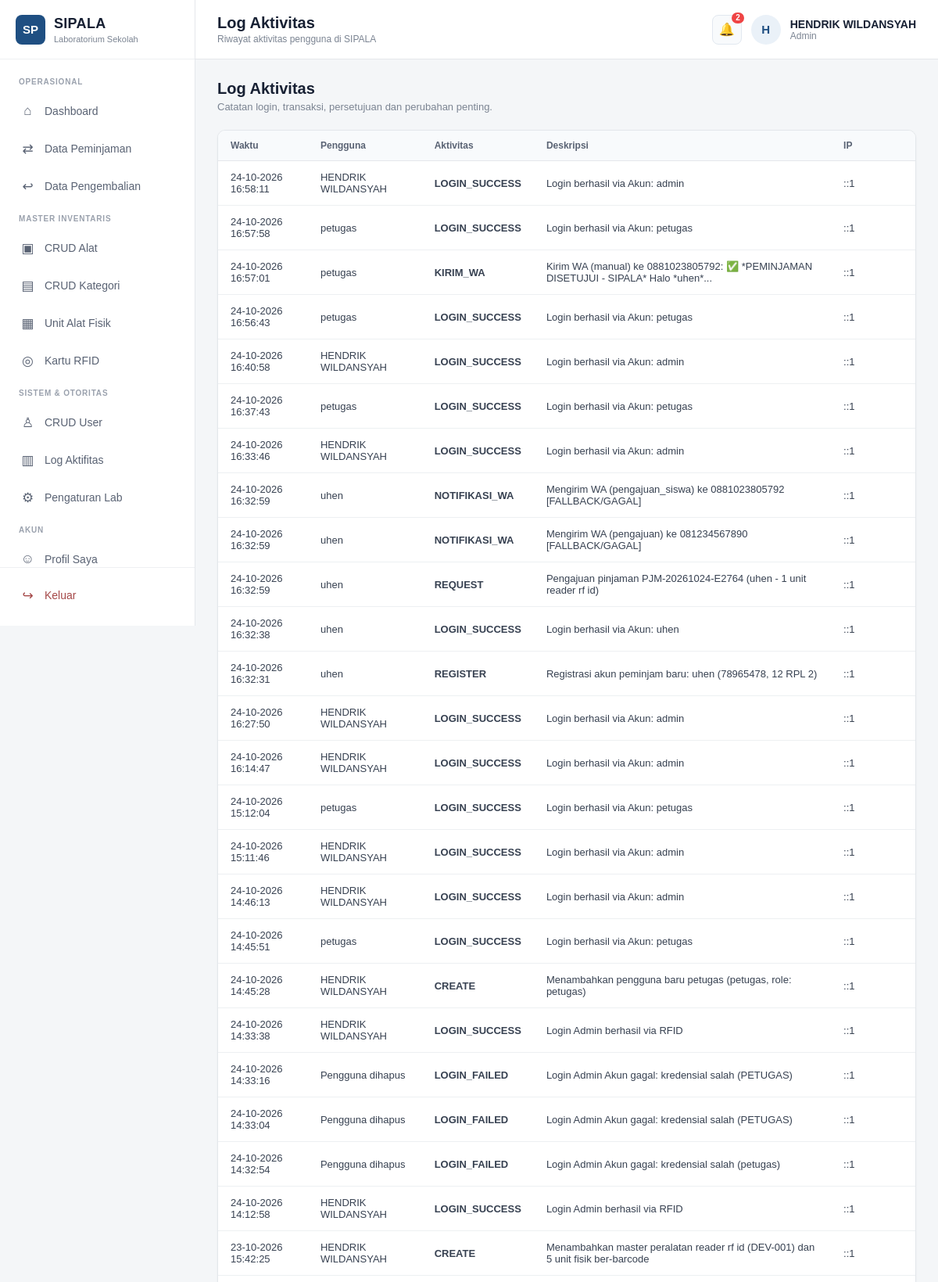
Screenshot of /admin/aktivitas.php (signed in, upper part) with the database file from the repository.
### tables this page shows
CREATE TABLE `log_aktivitas` (
  `id` bigint(20) unsigned NOT NULL AUTO_INCREMENT,
  `user_id` int(10) unsigned DEFAULT NULL,
  `aksi` varchar(50) NOT NULL DEFAULT 'UMUM',
  `modul` varchar(50) NOT NULL DEFAULT 'SYSTEM',
  `reference_id` int(10) unsigned DEFAULT NULL,
  `aktivitas` varchar(100) NOT NULL DEFAULT '',
  `deskripsi` text NOT NULL,
  `ip_address` varchar(45) DEFAULT NULL,
  `created_at` timestamp NOT NULL DEFAULT current_timestamp(),
  PRIMARY KEY (`id`),
  KEY `idx_log_user_created` (`user_id`,`created_at`),
  KEY `idx_log_aktivitas_created` (`aktivitas`,`created_at`),
  CONSTRAINT `fk_log_user` FOREIGN KEY (`user_id`) REFERENCES `users` (`id`) ON DELETE SET NULL ON UPDATE CASCADE
);

CREATE TABLE `users` (
  `id` int(10) unsigned NOT NULL AUTO_INCREMENT,
  `nama` varchar(100) NOT NULL,
  `nis` varchar(32) DEFAULT NULL,
  `username` varchar(50) NOT NULL,
  `password` varchar(255) NOT NULL,
  `role` enum('admin','petugas','peminjam') NOT NULL DEFAULT 'peminjam',
  `kelas` varchar(50) DEFAULT NULL,
  `rfid_uid` varchar(100) DEFAULT NULL,
  `no_hp` varchar(25) DEFAULT NULL,
  `alamat` text DEFAULT NULL,
  `foto` varchar(255) DEFAULT NULL,
  `status` enum('aktif','nonaktif') NOT NULL DEFAULT 'aktif',
  `created_at` timestamp NOT NULL DEFAULT current_timestamp(),
  `updated_at` timestamp NOT NULL DEFAULT current_timestamp() ON UPDATE current_timestamp(),
  PRIMARY KEY (`id`),
  UNIQUE KEY `uq_users_username` (`username`),
  UNIQUE KEY `uq_users_nis` (`nis`),
  UNIQUE KEY `uq_users_rfid` (`rfid_uid`),
  KEY `idx_users_role_status` (`role`,`status`),
  KEY `idx_users_nama` (`nama`)
);

### includes/functions.php (called while the page is built, shortened)
<?php
if (!function_exists('e')) {
    function e(mixed $v): string {
        return htmlspecialchars((string)($v ?? ''), ENT_QUOTES, 'UTF-8');
    }
}

### admin/aktivitas.php (the view, shortened to what this page needs)
<?php
require_once __DIR__ . '/includes/admin.php';
$rows=$pdo->query('SELECT l.*,u.nama FROM log_aktivitas l LEFT JOIN users u ON u.id=l.user_id ORDER BY l.id DESC LIMIT 200')->fetchAll();
?><div class="head"><div><h2>Log Aktivitas</h2><p>Catatan login, transaksi, persetujuan dan perubahan penting.</p></div></div><div class="panel"><div class="table-wrap"><table><thead><tr><th>Waktu</th><th>Pengguna</th><th>Aktivitas</th><th>Deskripsi</th><th>IP</th></tr></thead><tbody><?php foreach($rows as $r):?><tr><td><?=e(date('d-m-Y H:i:s',strtotime($r['created_at'])))?></td><td><?=e($r['nama']??'Pengguna dihapus')?></td><td><b><?=e($r['aktivitas'])?></b></td><td><?=e($r['deskripsi'])?></td><td><?=e($r['ip_address']??'-')?></td></tr><?php endforeach;?></tbody></table></div></div><?php page_end(); ?>

### admin/includes/admin.php (style rules this page uses)
* { box-sizing: border-box; margin: 0; padding: 0; }
body { font-family: Arial, Helvetica, sans-serif; background: #f4f6f8; color: #1f2937; overflow-x: hidden; }
.head { display: flex; align-items: center; justify-content: space-between; margin-bottom: 22px; gap: 16px; flex-wrap: wrap; }
.head h2 { margin: 0; font-size: 20px; color: #172033; font-weight: 700; }
.head p { margin: 4px 0 0; font-size: 13px; color: #7b8492; }
.panel { background: #ffffff; border-radius: 10px; border: 1px solid #e3e7eb; box-shadow: 0 1px 3px rgba(0,0,0,0.04); overflow: hidden; margin-bottom: 22px; }
.table-wrap { overflow-x: auto; -webkit-overflow-scrolling: touch; width: 100%; }
table { width: 100%; min-width: 600px; border-collapse: collapse; font-size: 13px; text-align: left; }
th { background: #f8fafc; color: #596273; font-weight: 600; padding: 12px 16px; border-bottom: 1px solid #e5e7eb; font-size: 12px; white-space: nowrap; }
td { padding: 13px 16px; border-bottom: 1px solid #edf0f2; color: #374151; vertical-align: middle; }

### rows the page displays
log_aktivitas: created_at "24-10-2026 16:58:11", user.nama "HENDRIK WILDANSYAH", aktivitas "LOGIN_SUCCESS", deskripsi "Login berhasil via Akun: admin", ip_address "::1"
log_aktivitas: created_at "24-10-2026 16:57:58", user.nama "petugas", aktivitas "LOGIN_SUCCESS", deskripsi "Login berhasil via Akun: petugas", ip_address "::1"
log_aktivitas: created_at "24-10-2026 16:57:01", user.nama "petugas", aktivitas "KIRIM_WA", deskripsi "Kirim WA (manual) ke 0881023805792: ✅ *PEMINJAMAN DISETUJUI - SIPALA* Halo *uhen*...", ip_address "::1"
log_aktivitas: created_at "24-10-2026 16:56:43", user.nama "petugas", aktivitas "LOGIN_SUCCESS", deskripsi "Login berhasil via Akun: petugas", ip_address "::1"
log_aktivitas: created_at "24-10-2026 16:40:58", user.nama "HENDRIK WILDANSYAH", aktivitas "LOGIN_SUCCESS", deskripsi "Login berhasil via Akun: admin", ip_address "::1"
log_aktivitas: created_at "24-10-2026 16:37:43", user.nama "petugas", aktivitas "LOGIN_SUCCESS", deskripsi "Login berhasil via Akun: petugas", ip_address "::1"
log_aktivitas: created_at "24-10-2026 16:33:46", user.nama "HENDRIK WILDANSYAH", aktivitas "LOGIN_SUCCESS", deskripsi "Login berhasil via Akun: admin", ip_address "::1"
log_aktivitas: created_at "24-10-2026 16:32:59", user.nama "uhen", aktivitas "NOTIFIKASI_WA", deskripsi "Mengirim WA (pengajuan_siswa) ke 0881023805792 [FALLBACK/GAGAL]", ip_address "::1"
log_aktivitas: created_at "24-10-2026 16:32:59", user.nama "uhen", aktivitas "NOTIFIKASI_WA", deskripsi "Mengirim WA (pengajuan) ke 081234567890 [FALLBACK/GAGAL]", ip_address "::1"
log_aktivitas: created_at "24-10-2026 16:32:59", user.nama "uhen", aktivitas "REQUEST", deskripsi "Pengajuan pinjaman PJM-20261024-E2764 (uhen - 1 unit reader rf id)", ip_address "::1"
log_aktivitas: created_at "24-10-2026 16:32:38", user.nama "uhen", aktivitas "LOGIN_SUCCESS", deskripsi "Login berhasil via Akun: uhen", ip_address "::1"
log_aktivitas: created_at "24-10-2026 16:32:31", user.nama "uhen", aktivitas "REGISTER", deskripsi "Registrasi akun peminjam baru: uhen (78965478, 12 RPL 2)", ip_address "::1"
log_aktivitas: created_at "24-10-2026 16:27:50", user.nama "HENDRIK WILDANSYAH", aktivitas "LOGIN_SUCCESS", deskripsi "Login berhasil via Akun: admin", ip_address "::1"
log_aktivitas: created_at "24-10-2026 16:14:47", user.nama "HENDRIK WILDANSYAH", aktivitas "LOGIN_SUCCESS", deskripsi "Login berhasil via Akun: admin", ip_address "::1"
log_aktivitas: created_at "24-10-2026 15:12:04", user.nama "petugas", aktivitas "LOGIN_SUCCESS", deskripsi "Login berhasil via Akun: petugas", ip_address "::1"
log_aktivitas: created_at "24-10-2026 15:11:46", user.nama "HENDRIK WILDANSYAH", aktivitas "LOGIN_SUCCESS", deskripsi "Login berhasil via Akun: admin", ip_address "::1"
log_aktivitas: created_at "24-10-2026 14:46:13", user.nama "HENDRIK WILDANSYAH", aktivitas "LOGIN_SUCCESS", deskripsi "Login berhasil via Akun: admin", ip_address "::1"
log_aktivitas: created_at "24-10-2026 14:45:51", user.nama "petugas", aktivitas "LOGIN_SUCCESS", deskripsi "Login berhasil via Akun: petugas", ip_address "::1"
log_aktivitas: created_at "24-10-2026 14:45:28", user.nama "HENDRIK WILDANSYAH", aktivitas "CREATE", deskripsi "Menambahkan pengguna baru petugas (petugas, role: petugas)", ip_address "::1"
log_aktivitas: created_at "24-10-2026 14:33:38", user.nama "HENDRIK WILDANSYAH", aktivitas "LOGIN_SUCCESS", deskripsi "Login Admin berhasil via RFID", ip_address "::1"
log_aktivitas: created_at "24-10-2026 14:33:16", nama "Pengguna dihapus", aktivitas "LOGIN_FAILED", deskripsi "Login Admin Akun gagal: kredensial salah (PETUGAS)", ip_address "::1"
log_aktivitas: created_at "24-10-2026 14:33:04", nama "Pengguna dihapus", aktivitas "LOGIN_FAILED", deskripsi "Login Admin Akun gagal: kredensial salah (PETUGAS)", ip_address "::1"
log_aktivitas: created_at "24-10-2026 14:32:54", nama "Pengguna dihapus", aktivitas "LOGIN_FAILED", deskripsi "Login Admin Akun gagal: kredensial salah (petugas)", ip_address "::1"
log_aktivitas: created_at "24-10-2026 14:12:58", user.nama "HENDRIK WILDANSYAH", aktivitas "LOGIN_SUCCESS", deskripsi "Login Admin berhasil via RFID", ip_address "::1"
log_aktivitas: created_at "23-10-2026 15:42:25", user.nama "HENDRIK WILDANSYAH", aktivitas "CREATE", deskripsi "Menambahkan master peralatan reader rf id (DEV-001) dan 5 unit fisik ber-barcode", ip_address "::1"

### other values shown
$title "Log Aktivitas"
$subtitle "Riwayat aktivitas pengguna di SIPALA"
$unreadNotif "2"
$initial "H"
$name "HENDRIK WILDANSYAH"
$role "Admin"
